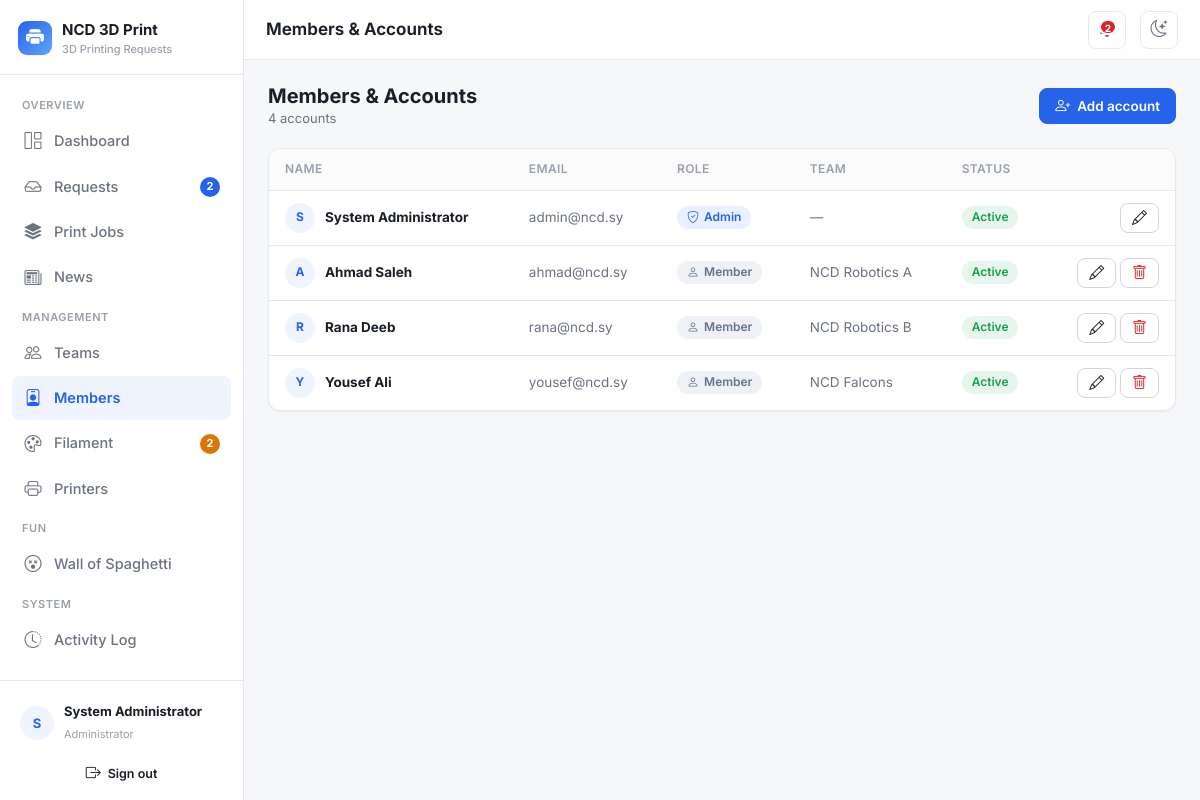
The app's page /users (signed in) with its own data.
### tables this page shows
CREATE TABLE `users` (
    `id`         INT UNSIGNED NOT NULL AUTO_INCREMENT,
    `name`       VARCHAR(120) NOT NULL,
    `email`      VARCHAR(160) NOT NULL,
    `phone`      VARCHAR(30)  DEFAULT NULL,    
    `password`   VARCHAR(255) NOT NULL,
    `role`       ENUM('admin','member') NOT NULL DEFAULT 'member',
    `team_id`    INT UNSIGNED DEFAULT NULL,
    `is_active`  TINYINT(1) NOT NULL DEFAULT 1,
    `created_at` DATETIME NOT NULL DEFAULT CURRENT_TIMESTAMP,
    PRIMARY KEY (`id`),
    UNIQUE KEY `uq_users_email` (`email`),
    KEY `idx_users_team` (`team_id`),
    CONSTRAINT `fk_users_team` FOREIGN KEY (`team_id`) REFERENCES `teams`(`id`) ON DELETE SET NULL
);

CREATE TABLE `teams` (
    `id`          INT UNSIGNED NOT NULL AUTO_INCREMENT,
    `name`        VARCHAR(120) NOT NULL,
    `competition` VARCHAR(160) DEFAULT NULL,
    `supervisor`  VARCHAR(120) DEFAULT NULL,
    `created_at`  DATETIME NOT NULL DEFAULT CURRENT_TIMESTAMP,
    PRIMARY KEY (`id`)
);

### core/Controller.php (called while the page is built, shortened)
<?php
abstract class Controller
{
    protected function view(string $view, array $data = [], ?string $layout = 'main'): void
    {
        extract($data, EXTR_SKIP);
        $viewFile = __DIR__ . '/../views/' . $view . '.php';
        require $viewFile;
        $content = ob_get_clean();
        require __DIR__ . '/../views/layouts/' . $layout . '.php';
    }
}

### controllers/UsersController.php (called while the page is built, shortened)
<?php
class UsersController extends Controller
{
    private User $users;
    public function __construct()
    {
        $this->users = new User();
    }
    public function index(): void
    {
        $this->view('users/index', [
            'pageTitle' => 'Members & Accounts',
            'users'     => $this->users->allWithTeam(),
            'teams'     => (new Team())->all('name ASC'),
        ]);
    }
}

### core/Router.php (called while the page is built, shortened)
<?php
class Router
{
    public function dispatch(string $url): void
    {
        $url = trim($url, '/');
        $segments = $url === '' ? [] : explode('/', $url);
        $action         = $segments[1] ?? 'index';
        $params         = array_slice($segments, 2);
        $controller = new $className();
        $action = preg_replace('/[^a-zA-Z0-9_]/', '', $action);
        call_user_func_array([$controller, $action], $params);
    }
}

### index.php (called while the page is built, shortened)
<?php
require __DIR__ . '/config/database.php';
spl_autoload_register(function (string $class): void {
    $paths = [
        __DIR__ . '/core/' . $class . '.php',
        __DIR__ . '/helpers/' . $class . '.php',
        __DIR__ . '/models/' . $class . '.php',
        __DIR__ . '/controllers/' . $class . '.php',
    ];
    foreach ($paths as $file) {
        if (file_exists($file)) {
            return;
        }
    }
});
require __DIR__ . '/helpers/functions.php';
$router = new Router();
$router->dispatch($_GET['url'] ?? '');

### core/Model.php (called while the page is built, shortened)
<?php
abstract class Model
{
    protected PDO $db;
    public function __construct()
    {
        $this->db = Database::getConnection();
    }
    protected function run(string $sql, array $params = []): PDOStatement
    {
        $stmt = $this->db->prepare($sql);
        $stmt->execute($params);
        return $stmt;
    }
    protected function fetchAll(string $sql, array $params = []): array
    {
        return $this->run($sql, $params)->fetchAll();
    }
    protected function scalar(string $sql, array $params = [])
    {
        return $this->run($sql, $params)->fetchColumn();
    }
}

### config/database.php (called while the page is built)
<?php
class Database
{
    private static ?PDO $instance = null;
    public static function getConnection(): PDO
    {
        if (self::$instance === null) {
            $dsn = 'mysql:host=' . DB_HOST . ';dbname=' . DB_NAME . ';charset=' . DB_CHARSET;
            $options = [
                PDO::ATTR_ERRMODE            => PDO::ERRMODE_EXCEPTION,
                PDO::ATTR_DEFAULT_FETCH_MODE => PDO::FETCH_ASSOC,
                PDO::ATTR_EMULATE_PREPARES   => false,
            ];
            try {
                self::$instance = new PDO($dsn, DB_USER, DB_PASS, $options);
            } catch (PDOException $e) {
                if (APP_DEBUG) {
                    die('Database connection failed: ' . $e->getMessage());
                }
                die('Database connection failed. Please check config/config.php.');
            }
        }
        return self::$instance;
    }
}

### models/User.php (called while the page is built, shortened)
<?php
class User extends Model
{
    public function allWithTeam(): array
    {
        return $this->fetchAll(
            "SELECT u.*, t.name AS team_name
             FROM users u
             LEFT JOIN teams t ON t.id = u.team_id
             ORDER BY u.role ASC, u.name ASC"
        );
    }
}

### helpers/functions.php (called while the page is built, shortened)
<?php
function base_path(): string
{
    static $base = null;
    if ($base === null) {
        $dir = str_replace('\\', '/', dirname($_SERVER['SCRIPT_NAME'] ?? ''));
        $base = ($dir === '/' || $dir === '.') ? '' : rtrim($dir, '/');
    }
    return $base;
}
function url(string $path = ''): string
{
    return base_path() . '/' . ltrim($path, '/');
}
function asset(string $path = ''): string
{
    return base_path() . '/assets/' . ltrim($path, '/');
}
function e(?string $value): string
{
    return htmlspecialchars($value ?? '', ENT_QUOTES, 'UTF-8');
}

### helpers/Auth.php (called while the page is built, shortened)
<?php
class Auth
{
    public static function user(): ?array
    {
        return $_SESSION['user'] ?? null;
    }
    public static function id(): ?int
    {
        return $_SESSION['user']['id'] ?? null;
    }
    public static function isAdmin(): bool
    {
        return (($_SESSION['user']['role'] ?? '') === 'admin');
    }
}

### models/PrintRequest.php (called while the page is built, shortened)
<?php
class PrintRequest extends Model
{
    public function countByStatus(string $status): int
    {
        return (int) $this->scalar("SELECT COUNT(*) FROM requests WHERE status=?", [$status]);
    }
    public function countPending(): int
    {
        return $this->countByStatus('Submitted');
    }
}

### views/users/index.php (the view, shortened to what this page needs)
<div class="page-head">
    <div>
        <h2>Members &amp; Accounts</h2>
        <div class="sub"><?= count($users) ?> account<?= count($users) === 1 ? '' : 's' ?></div>
    </div>
    <button class="btn2 primary" data-modal="#userModal" data-title="New Account"
            data-set-id="" data-set-name="" data-set-email="" data-set-role="member" data-set-team_id="" data-set-is_active="1">
        <i class="bi bi-person-plus"></i> Add account
    </button>
</div>
<div class="card2">
    <div class="card2-body tight">
        <div class="table-wrap">
            <table class="table2">
                <thead><tr><th>Name</th><th>Email</th><th>Role</th><th>Team</th><th>Status</th><th></th></tr></thead>
                <tbody>
                <?php foreach ($users as $u): ?>
                    <tr>
                        <td>
                            <div style="display:flex; align-items:center; gap:10px;">
                                <span class="avatar" style="width:30px;height:30px;font-size:12px;"><?= e(strtoupper(mb_substr($u['name'], 0, 1))) ?></span>
                                <strong><?= e($u['name']) ?></strong>
                            </div>
                        </td>
                        <td class="muted"><?= e($u['email']) ?></td>
                        <td>
                            <?php if ($u['role'] === 'admin'): ?>
                                <span class="badge2 status-approved"><i class="bi bi-shield-check"></i> Admin</span>
                            <?php else: ?>
                                <span class="badge2 status-submitted"><i class="bi bi-person"></i> Member</span>
                            <?php endif; ?>
                        </td>
                        <td class="muted"><?= e($u['team_name'] ?? '—') ?></td>
                        <td>
                            <?php if ((int) $u['is_active'] === 1): ?>
                                <span class="badge2 status-completed">Active</span>
                            <?php else: ?>
                                <span class="badge2 status-cancelled">Inactive</span>
                            <?php endif; ?>
                        </td>
                        <td style="text-align:right; white-space:nowrap;">
                            <button class="btn2 sm" data-modal="#userModal" data-title="Edit Account"
                                    data-set-id="<?= $u['id'] ?>"
                                    data-set-name="<?= e($u['name']) ?>"
                                    data-set-email="<?= e($u['email']) ?>"
                                    data-set-phone="<?= e($u['phone'] ?? '') ?>"
                                    data-set-role="<?= e($u['role']) ?>"
                                    data-set-team_id="<?= e((string) ($u['team_id'] ?? '')) ?>"
                                    data-set-is_active="<?= (int) $u['is_active'] ?>">
                                <i class="bi bi-pencil"></i>
                            </button>
                            <?php if ($u['id'] !== Auth::id()): ?>
                            <form method="post" action="<?= url('users/delete/' . $u['id']) ?>" style="display:inline;"
                                  data-confirm="Delete account for <?= e($u['name']) ?>?">
                                <button class="btn2 sm danger"><i class="bi bi-trash"></i></button>
                            </form>
                            <?php endif; ?>
                        </td>
                    </tr>
                <?php endforeach; ?>
                </tbody>
            </table>
        </div>
    </div>
</div>

### views/layouts/main.php (shortened to what this page needs)
<?php
$pageTitle = $pageTitle ?? APP_NAME;
$user = Auth::user();
$isAdmin = Auth::isAdmin();
$curr = explode('/', trim($_GET['url'] ?? '', '/'))[0] ?: 'dashboard';
$badgePending = 0; $badgeLowFil = 0; $badgeMine = 0;
try {
    if ($isAdmin) {
        $badgePending = (new PrintRequest())->countPending();
        $badgeLowFil  = count((new Filament())->lowStock());
    } else {
        $mine = (new PrintRequest())->forUser(Auth::id());
        foreach ($mine as $m) {
            if (in_array($m['status'], ['Submitted', 'Approved', 'Printing'], true)) $badgeMine++;
        }
    }
} catch (Throwable $e) {  }
$initials = strtoupper(mb_substr($user['name'] ?? '?', 0, 1));
if (!function_exists('navlink')) {
    function navlink(string $route, string $icon, string $label, string $curr, string $active, int $badge = 0, bool $warn = false): void
    {
        $isActive = $curr === $active ? ' active' : '';
        echo '<a class="nav-link' . $isActive . '" href="' . url($route) . '">';
        echo '<i class="bi bi-' . $icon . '"></i><span>' . e($label) . '</span>';
        if ($badge > 0) {
            echo '<span class="nav-badge' . ($warn ? ' warn' : '') . '">' . $badge . '</span>';
        }
        echo '</a>';
    }
}
?>
<!doctype html>
<html lang="en">
<head>
    <link href="https://cdn.jsdelivr.net/npm/bootstrap@5.3.3/dist/css/bootstrap.min.css" rel="stylesheet">
    <link href="https://cdn.jsdelivr.net/npm/bootstrap-icons@1.11.3/font/bootstrap-icons.min.css" rel="stylesheet">
    <link href="<?= asset('css/style.css') ?>" rel="stylesheet">
</head>
<body>
<div class="app-shell">
    <aside class="sidebar" id="sidebar">
        <div class="sidebar-brand">
            <span class="brand-mark"><i class="bi bi-printer-fill"></i></span>
            <span class="brand-text">
                <?= e(APP_NAME) ?>
                <small><?= e(APP_TAGLINE) ?></small>
            </span>
        </div>
        <nav class="nav-section">
            <?php if ($isAdmin): ?>
                <div class="nav-label">Overview</div>
                <?php navlink('dashboard', 'grid-1x2', 'Dashboard', $curr, 'dashboard'); ?>
                <?php navlink('requests', 'inbox', 'Requests', $curr, 'requests', $badgePending); ?>
                <div class="nav-label">Management</div>
                <?php navlink('filament', 'palette', 'Filament', $curr, 'filament', $badgeLowFil, true); ?>
                <div class="nav-label">Fun</div>
                <div class="nav-label">System</div>
            <?php endif; ?>
        </nav>
        <div class="sidebar-foot">
            <div class="user-chip">
                <span class="avatar"><?= e($initials) ?></span>
                <div class="meta">
                    <strong><?= e($user['name'] ?? '') ?></strong>
                    <span><?= $isAdmin ? 'Administrator' : 'Team Member' ?></span>
                </div>
            </div>
            <a href="<?= url('auth/logout') ?>" class="btn2 ghost sm block" style="margin-top:6px;">
                <i class="bi bi-box-arrow-right"></i> Sign out
            </a>
        </div>
    </aside>
    <div class="main">
        <header class="topbar">
            <h1><?= e($pageTitle) ?></h1>
            <?php if ($isAdmin && ($badgePending > 0 || $badgeLowFil > 0)): ?>
                <a class="icon-btn" href="<?= url('requests?status=Submitted') ?>" title="<?= $badgePending ?> pending request(s)">
                    <?php if ($badgePending > 0): ?><span class="dot"><?= $badgePending ?></span><?php endif; ?>
                </a>
            <?php elseif (!$isAdmin && $badgeMine > 0): ?>
                <a class="icon-btn" href="<?= url('requests') ?>" title="<?= $badgeMine ?> active request(s)">
                    <i class="bi bi-bell"></i><span class="dot"><?= $badgeMine ?></span>
                </a>
            <?php endif; ?>
            <button class="icon-btn" id="themeToggle" title="Toggle theme"><i class="bi bi-moon-stars"></i></button>
        </header>
        <main class="content">
            <?= $content ?>
        </main>
    </div>
</div>
</body>
</html>

### records on screen
users: name "S", name "System Administrator", email "admin@ncd.sy", role "admin" (drawn), team_name "—", is_active "Active"
users: name "A", name "Ahmad Saleh", email "ahmad@ncd.sy", role "member" (drawn), team.name "NCD Robotics A", is_active "Active"
users: name "R", name "Rana Deeb", email "rana@ncd.sy", role "member" (drawn), team.name "NCD Robotics B", is_active "Active"
users: name "Y", name "Yousef Ali", email "yousef@ncd.sy", role "member" (drawn), team.name "NCD Falcons", is_active "Active"

### other values on screen
APP_NAME "NCD 3D Print"
APP_TAGLINE "3D Printing Requests"
$label "Dashboard Requests Print Jobs News Teams Members Filament Printers Wall of Spaghetti Activity Log"
$badge "2 2"
$pageTitle "Members & Accounts"
$badgePending "2"
count($users) "4"
